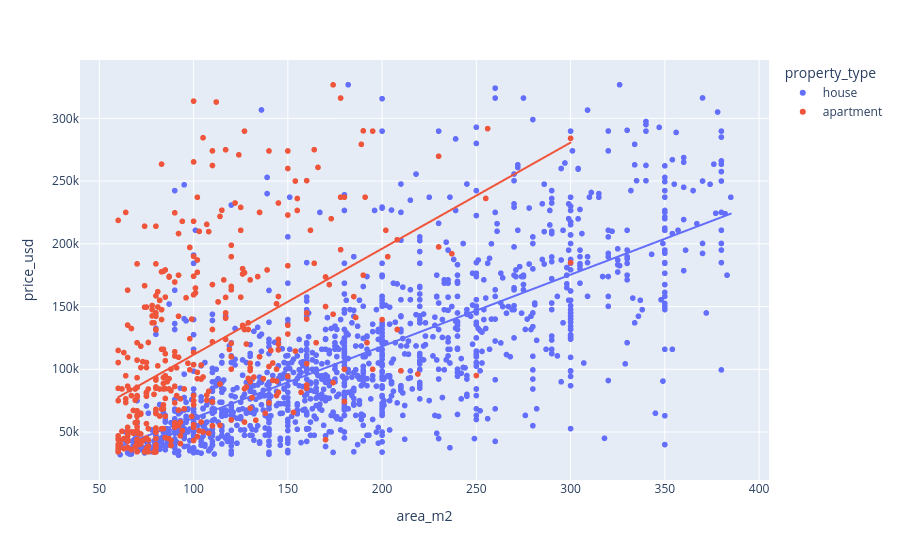

The code cell stored with this chart in its notebook:
### Code cell
fig=px.scatter(df_concat,y="price_usd",x="area_m2",trendline="ols",color="property_type")
fig.show()

### Figure 1 — Plotly figure (JSON) as saved in the notebook; plotly's stock layout.template omitted (floating-point values rounded to 4 significant figures; data arrays with more than 128 entries replaced by an {"elided": "..."} marker saying what was removed)
{"data": [{"hovertemplate": "property_type=house<br>area_m2=%{x}<br>price_usd=%{y}<extra></extra>", "legendgroup": "house", "marker": {"color": "#636efa", "symbol": "circle"}, "mode": "markers", "name": "house", "showlegend": true, "type": "scattergl", "x": {"elided": "1329 float values"}, "xaxis": "x", "y": {"elided": "1329 float values"}, "yaxis": "y"}, {"hovertemplate": "<b>OLS trendline</b><br>price_usd = 571.566 * area_m2 + 3939.76<br>R<sup>2</sup>=0.515283<br><br>property_type=house<br>area_m2=%{x}<br>price_usd=%{y} <b>(trend)</b><extra></extra>", "legendgroup": "house", "marker": {"color": "#636efa", "symbol": "circle"}, "mode": "lines", "name": "house", "showlegend": false, "type": "scattergl", "x": {"elided": "1329 float values"}, "xaxis": "x", "y": {"elided": "1329 float values"}, "yaxis": "y"}, {"hovertemplate": "property_type=apartment<br>area_m2=%{x}<br>price_usd=%{y}<extra></extra>", "legendgroup": "apartment", "marker": {"color": "#EF553B", "symbol": "circle"}, "mode": "markers", "name": "apartment", "showlegend": true, "type": "scattergl", "x": {"elided": "407 float values"}, "xaxis": "x", "y": {"elided": "407 float values"}, "yaxis": "y"}, {"hovertemplate": "<b>OLS trendline</b><br>price_usd = 845.506 * area_m2 + 27011.4<br>R<sup>2</sup>=0.266319<br><br>property_type=apartment<br>area_m2=%{x}<br>price_usd=%{y} <b>(trend)</b><extra></extra>", "legendgroup": "apartment", "marker": {"color": "#EF553B", "symbol": "circle"}, "mode": "lines", "name": "apartment", "showlegend": false, "type": "scattergl", "x": {"elided": "407 float values"}, "xaxis": "x", "y": {"elided": "407 float values"}, "yaxis": "y"}], "layout": {"legend": {"title": {"text": "property_type"}, "tracegroupgap": 0}, "margin": {"t": 60}, "xaxis": {"anchor": "y", "domain": [0, 1], "title": {"text": "area_m2"}}, "yaxis": {"anchor": "x", "domain": [0, 1], "title": {"text": "price_usd"}}}}
